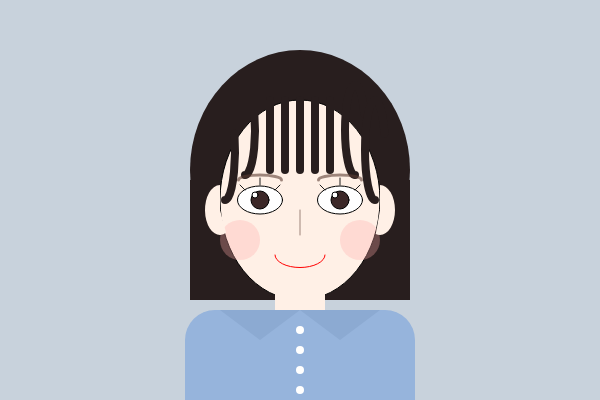
Frame 1 (no input)
Frame 60 (no input): identical to frame 1, image omitted
Frame 120 (the mouse pressed at the canvas centre since frame 60): identical to frame 1, image omitted

The p5.js sketch that drew this single still picture (run headless with seeded random() and noise() and a simulated clock; from frame 60 on, the mouse is pressed at the canvas centre):

// p5.js sketch
// ── sketch.js
function setup() {
  createCanvas(600, 400);
}

function draw() {
  
  
  
  background(200, 210, 220);

  // 머리카락
  fill(40, 30, 30);
  noStroke();
  ellipse(300, 170, 220, 240);
  rect(190, 180, 220, 120)

  // 얼굴형
  fill(255, 240, 230);
  stroke(0);
  strokeWeight(1);
  ellipse(300, 200, 160, 200);

  // 앞머리
  noFill()
  stroke(40, 30, 30);
  strokeWeight(8);
  line(300, 100, 300, 170)
  line(285, 100, 285, 170)
  line(315, 100, 315, 170)
  line(270, 100, 270, 170)
  line(330, 100, 330, 170)
  arc(245, 130, 20, 90, radians(300), radians(90))
  arc(355, 130, 20, 90, radians(90), radians(300))
  arc(225, 150, 20, 100, radians(300), radians(90))
  arc(375, 150, 20, 100, radians(90), radians(300))
  // 눈
  stroke(0);
  strokeWeight(1)
  fill(255);
  ellipse(260, 200, 45, 28);
  ellipse(340, 200, 45, 28);
  fill(60, 40, 40);
  ellipse(260, 200, 18, 18);
  ellipse(340, 200, 18, 18);
  fill(255);
  ellipse(255, 195, 6, 6);
  ellipse(335, 195, 6, 6);
   // 속눈썹
  stroke(30);
  strokeWeight(1);
  line(245, 190, 240, 185);
  line(260, 185, 260, 178);
  line(275, 190, 280, 185);
  line(325, 190, 320, 185);
  line(340, 185, 340, 178);
  line(355, 190, 360, 185);
   // 볼
  noStroke();
  fill(255, 170, 170, 80);
  ellipse(240, 240, 40, 40);
  ellipse(360, 240, 40, 40);
  // 눈썹
  noFill()
  stroke(90, 60, 50, 150);
  strokeWeight(3);
  arc(260, 180, 43, 10, radians(180), radians(0))
  arc(340, 180, 43, 10, radians(180), radians(0))
  // 코
  strokeWeight(1);
  line(300, 210, 300, 235);
  // 입
  noFill();
  stroke(255, 0, 0);
  arc(300, 255, 50, 25, radians(0), radians(180));
  // 귀
  fill(255, 240, 230);
  noStroke()
  arc(220, 210, 30, 50, radians(75), radians(270));
  arc(380, 210, 30, 50, radians(270), radians(100));
  // 목
  noStroke();
  fill(255, 240, 230);
  rect(275, 290, 50, 30);
  // 셔츠
  fill(150, 180, 220);
  rect(185, 310, 230, 100, 30);
  rect(185, 360, 230, 100);
  fill(140, 170, 210);
  triangle(220, 310, 300, 310, 260, 340);
  triangle(380, 310, 300, 310, 340, 340);
  // 단추
  fill(255);
  ellipse(300, 330, 8);
  ellipse(300, 350, 8);
  ellipse(300, 370, 8);
  ellipse(300, 390, 8);

}
